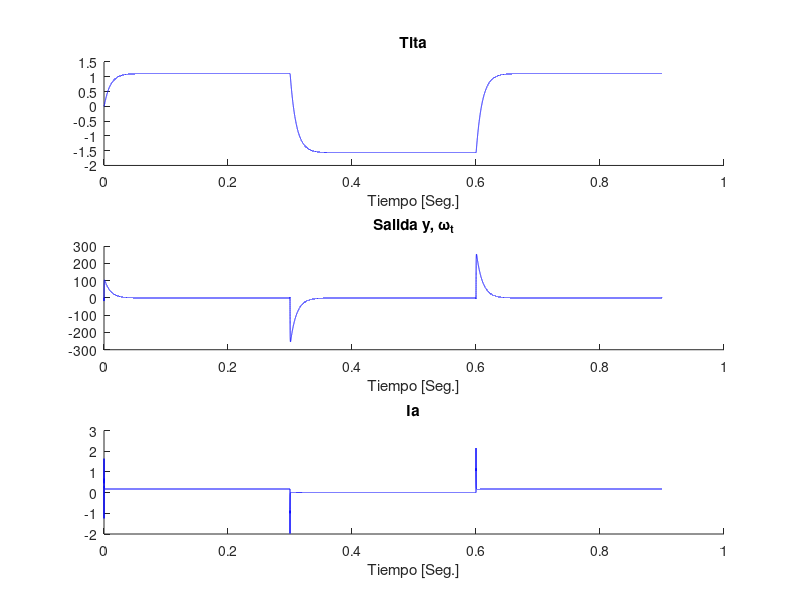

MATLAB code for this plot:
% Los primeros códigos son intentos fallidos, los subo también para que se
% vean los ditintos intentos para resolver el TP.
%---------------------------------------------------------------------------
% %Intento 1: TP2 1.1 / Primer intento (ESTA MAL) con un PID
% %---------------------------------------------------------------------------
% clear all;close all;
% X=-[0; 0; 0];ii=0;t_etapa=1e-7;titaRef1=-1.57;titaRef2=1.57;tF=1;
% Kp=4.5;Ki=200;Kd=2e-6; %<---- la que va
% Ts=t_etapa;
% A1=((2*Kp*Ts)+(Ki*(Ts^2))+(2*Kd))/(2*Ts);
% B1=(-2*Kp*Ts+Ki*(Ts^2)-4*Kd)/(2*Ts);
% C1=Kd/Ts;
% e=zeros(tF/t_etapa,1);
% u=12;Tl=0;
% for t=0:t_etapa:tF
%  ii=ii+1;k=ii+2;
%  Tl_arreglo=[0 ((1.15e-3/2)*sign(sin(10.472*t))+(1.15e-3/2))];
%  Tl=Tl_arreglo(2);
%  U = [u Tl]; 
%  X=modmotor(t_etapa, X, U);
%  if(Tl<=1e-3)
%      e(k)=titaRef1-X(1); %ERROR en punto1
%  else
%      e(k)=titaRef2-X(1); %ERROR en punto 2 
%  end
%  u=u+A1*e(k)+B1*e(k-1)+C1*e(k-2); %PID
%  x1(ii)=X(1);%tita
%  x2(ii)=X(2);%omega
%  x3(ii)=X(3);%ia
%  torque(ii)=Tl;%Torque Tl
%  acc(ii)=u;
% end
% 
% %Grafico
% t=0:t_etapa:tF;
% figure;
% subplot(3,1,1);hold on;
% plot(t,x1(1:numel(t)),'r');title('Tita');xlabel('Tiempo [Seg.]');
% subplot(3,1,2);hold on;
% plot(t,x2(1:numel(t)),'r');title('Salida y, \omega_t');xlabel('Tiempo [Seg.]');
% subplot(3,1,3);hold on;
% plot(t,x3(1:numel(t)),'r');title('Ia');xlabel('Tiempo [Seg.]');
% 
% figure;
% subplot(2,1,1);hold on;
% plot(t,torque(1:numel(t)),'r');title('Torque de carga');
% xlabel('Tiempo [Seg.]');
% subplot(2,1,2);hold on;
% plot(t,acc(1:numel(t)),'r');title('Accion de control');
% xlabel('Tiempo [Seg.]');
% 
% %Modelo del motor
% function [X]=modmotor(t_etapa, xant, accion)
% Laa=366e-6; J=5e-9;Ra=55.6;B=0;Ki=6.49e-3;Km=6.53e-3;
% Va=accion(1);
% h=t_etapa;
% Tl=accion(2);
% tita = xant(1);
% w= xant(2);
% ia= xant(3);
% 
%     %Modelo con primera derivada de la velocidad angular
%  wp=(Ki/J)*ia-(B/J)*w-(1/J)*Tl;
%  w=w+h*wp;
%  tita=tita+h*w;
%  iap=(-Ra/Laa)*ia-(Km/Laa)*w+(1/Laa)*Va;
%  ia = ia + h*iap;   
%    
% 
% X=[tita,w,ia];
% end

% %---------------------------------------------------------------------------
% %Intento 2: Tp2_ 1.2 / Modelo del motor con matrices pero sin control.
% %---------------------------------------------------------------------------
% clear all;close all;
% X=-[0; 0; 0];ii=0;At=1e-5;titaRef1=-1.57;titaRef2=1.57;tF=0.9;
% Kp=4.5;Ki=200;Kd=2e-6; 
% Ts=At;
% A1=((2*Kp*Ts)+(Ki*(Ts^2))+(2*Kd))/(2*Ts);
% B1=(-2*Kp*Ts+Ki*(Ts^2)-4*Kd)/(2*Ts);
% C1=Kd/Ts;
% e=zeros(tF/At,1);
% u=12;Tl=0;
% 
% %Caracteristicas del motor
% Laa=366e-6; J=5e-9;Ra=55.6;B=0;Ki=6.49e-3;Km=6.53e-3;
% 
% %Matrices
% A=[-Ra/Laa 0 -Km/Laa; 0 0 1;Ki/J 0 -B/J];
% B=[1/Laa;0;0];
% C=[0 1 0];
% D=[0];
% P=[0;0;-1/J]; %Matriz perturbacion
% sys=ss(A,B,C,D);
% tf=tf(sys)
% %Verifico Controlabilidad y Observabilidad
% M=[B A*B A^2*B];%Matriz Controlabilidad 
% rango_M=rank(M); 
% O=[C; C*A; C*A^2];%Matriz Observabilidad
% auto_O=eig(O);
% rango_O=rank(O);
% 
% %Cálculo del controlador por asignación de polos
% auto_val=eig(A); %<--- De |sI-A| se puede obtener ecu. caracteristic: s^3+151,9*s^2+17,48*1298K*s 
% c_ai=conv(conv([1 -auto_val(1)],[1 -auto_val(2)]),[1 -auto_val(3)]);%<----Consultar 
% W=[c_ai(3) c_ai(2) 1;c_ai(2) 1 0;1 0 0 ]; %W=[22.69e6 151.9e3 1;151.9e3 1 0;1 0 0];
% T=M*W;             
% A_controlable=inv(T)*A*T %Verificación de que T esté bien
% 
% 
% for t=0:At:tF
%  ii=ii+1;k=ii+2;
%  estado=X;
%  Tl_arreglo=[0 ((1.15e-3/2)*sign(sin(10.472*t))+(1.15e-3/2))];
%  Tl=Tl_arreglo(2);
%  U = u; 
%  xp=A*X+B*U+P*Tl;
%  Y =C*X+D*U;
%  X=X+xp*At;
%   
%  if(Tl<=1e-3)
%      e(k)=titaRef1-X(1); %ERROR en punto1
%  else
%      e(k)=titaRef2-X(1); %ERROR en punto 2 
%  end
%  
% 
%  x1(ii)=X(1);%tita
%  x2(ii)=X(2);%omega
%  x3(ii)=X(3);%ia
%  torque(ii)=Tl;%Torque Tl
%  acc(ii)=U;
% end
% 
% %Grafico
% t=0:At:tF;
% figure;
% subplot(3,1,1);hold on;
% plot(t,x2(1:numel(t)),'r');title('Tita');xlabel('Tiempo [Seg.]');
% subplot(3,1,2);hold on;
% plot(t,x3(1:numel(t)),'r');title('Salida y, \omega_t');xlabel('Tiempo [Seg.]');
% subplot(3,1,3);hold on;
% plot(t,x1(1:numel(t)),'r');title('Ia');xlabel('Tiempo [Seg.]');
% 
% figure;
% subplot(2,1,1);hold on;
% plot(t,torque(1:numel(t)),'r');title('Torque de carga');
% xlabel('Tiempo [Seg.]');
% subplot(2,1,2);hold on;
% plot(t,acc(1:numel(t)),'r');title('Accion de control');
% xlabel('Tiempo [Seg.]');

% %---------------------------------------------------------------------------
% %Intento 3: Punto 1.1 / No funciona el controlador.
% %---------------------------------------------------------------------------
% clear all;close all;
% X=-[0; 0; 0];ii=0;t_etapa=1e-7;ref1=-1.57;ref2=1.57;tF=1;
% 
% Ts=t_etapa;
% % %Caracteristicas del motor
% Laa=366e-6; J=5e-9;Ra=55.6;B=0;Ki=6.49e-3;Km=6.53e-3;
% % 
% %Matrices
% A=[-Ra/Laa 0 -Km/Laa; 0 0 1;Ki/J 0 -B/J];
% B=[1/Laa;0;0];
% C=[1 0 0];
% D=[0];
% P=[0;0;-1/J]; %Matriz perturbacion
% sys=ss(A,B,C,D);
% tf=tf(sys);
% %Verifico Controlabilidad y Observabilidad
% M=[B A*B A^2*B];%Matriz Controlabilidad 
% rango_M=rank(M); 
% O=[C; C*A; C*A^2];%Matriz Observabilidad
% auto_O=eig(O);
% rango_O=rank(O);
% 
% %Cálculo del controlador por asignación de polos
% auto_val=eig(A); %<--- De |sI-A| se puede obtener ecu. caracteristic: s^3+151,9*s^2+17,48*1298K*s 
% c_ai=conv(conv([1 -auto_val(1)],[1 -auto_val(2)]),[1 -auto_val(3)]);%<----Consultar 
% W=[c_ai(3) c_ai(2) 1;c_ai(2) 1 0;1 0 0 ]; %W=[22.69e6 151.9e3 1;151.9e3 1 0;1 0 0];
% T=M*W;             
% A_controlable=inv(T)*A*T %Verificación de que T esté bien
% 
% %CONTROLADOR Ubicación de los polos de lazo cerrado en mui :
% mui(1)=-1;mui(2)=-10; mui(3)=-1;
% alfa_i=conv(conv([1 -mui(3)],[1 -mui(2)]),[1 -mui(1)]);
% K=(alfa_i(2:4)-c_ai(2:4))*inv(T);
% Gj=-inv(C*inv(A-B*K)*B);
% 
% eig(A-B*K)
% 
% u=12;Tl=0;
% for t=0:t_etapa:tF
%  ii=ii+1;k=ii+2;
%  Tl_arreglo=[0 ((1.15e-3/2)*sign(sin(10.472*t))+(1.15e-3/2))];
%  Tl=Tl_arreglo(2);
%  U = [u Tl]; 
%  X=modmotor(t_etapa, X, U);
%  
%      
% % %   Cambio la referencia segun el angulo deseado
% %   if(Tl<=1e-3) 
% %      u=-K*X'+Gj*ref1; color='b'; %Sin Observador
% %   else  
% %      u=-K*X'+Gj*ref2; color='b'; %Sin Observador
% %   end    
% 
%  
%  x1(ii)=X(1);%tita
%  x2(ii)=X(2);%omega
%  x3(ii)=X(3);%ia
%  torque(ii)=Tl;%Torque Tl
%  acc(ii)=u;
% end
% 
% %Grafico
% t=0:t_etapa:tF;
% figure;
% subplot(3,1,1);hold on;
% plot(t,x1(1:numel(t)),'r');title('Tita');xlabel('Tiempo [Seg.]');
% subplot(3,1,2);hold on;
% plot(t,x2(1:numel(t)),'r');title('Salida y, \omega_t');xlabel('Tiempo [Seg.]');
% subplot(3,1,3);hold on;
% plot(t,x3(1:numel(t)),'r');title('Ia');xlabel('Tiempo [Seg.]');
% 
% figure;
% subplot(2,1,1);hold on;
% plot(t,torque(1:numel(t)),'r');title('Torque de carga');
% xlabel('Tiempo [Seg.]');
% subplot(2,1,2);hold on;
% plot(t,acc(1:numel(t)),'r');title('Accion de control');
% xlabel('Tiempo [Seg.]');
% 
% %Modelo del motor
% function [X]=modmotor(t_etapa, xant, accion)
% Laa=366e-6; J=5e-9;Ra=55.6;B=0;Ki=6.49e-3;Km=6.53e-3;
% Va=accion(1);
% h=t_etapa;
% Tl=accion(2);
% tita = xant(1);
% w= xant(2);
% ia= xant(3);
% 
%     %Modelo con primera derivada de la velocidad angular
%  wp=(Ki/J)*ia-(B/J)*w-(1/J)*Tl;
%  w=w+h*wp;
%  tita=tita+h*w;
%  iap=(-Ra/Laa)*ia-(Km/Laa)*w+(1/Laa)*Va;
%  ia = ia + h*iap;   
%    
% 
% X=[tita,w,ia];
% end

%-----------------------------------------------------------------------------
%-----------------------------------------------------------------------------
% A partir de este punto estan los codigos correctos para los puntos 1.1 y
% 1.2
% %---------------------------------------------------------------------------
% %Tp2_Punto 1.1
%Sistema con control y la referencia variable,funciona
% aunque el angulo positivo no da exactamente 90° pero el negativo si da exacto.
% %---------------------------------------------------------------------------
clear all;close all;
X=[0; 0; 0];ii=0;At=1e-5;ref1=-1.57;ref2=1.57;tF=0.9;
Ts=At;
e=zeros(tF/At,1);
u=12;Tl=0;

%Condiciones iniciales
X(1)=0;X(2)=0;X(3)=0;

%Caracteristicas del motor
Laa=366e-6; J=5e-9;Ra=55.6;B=0;Ki=6.49e-3;Km=6.53e-3;

%Matrices
A=[-Ra/Laa 0 -Km/Laa; 0 0 1;Ki/J 0 -B/J];
B=[1/Laa;0;0];
C=[0 1 0];
D=[0];
P=[0;0;-1/J]; %Matriz perturbacion
sys=ss(A,B,C,D);
tf=tf(sys)
%Verifico Controlabilidad y Observabilidad
M=[B A*B A^2*B];%Matriz Controlabilidad 
rango_M=rank(M); 

%Cálculo del controlador por asignación de polos
auto_val=eig(A); %<--- De |sI-A| se puede obtener ecu. caracteristic: s^3+151,9*s^2+17,48*1298K*s 
c_ai=conv(conv([1 -auto_val(1)],[1 -auto_val(2)]),[1 -auto_val(3)]);%<----Consultar 
W=[c_ai(3) c_ai(2) 1;c_ai(2) 1 0;1 0 0 ]; %W=[22.69e6 151.9e3 1;151.9e3 1 0;1 0 0];
T=M*W;             
A_controlable=inv(T)*A*T %Verificación de que T esté bien

%CONTROLADOR Ubicación de los polos de lazo cerrado en mui :
mui(1)=-5;mui(2)=-5; mui(3)=-0.01;
alfa_i=conv(conv([1 -mui(3)],[1 -mui(2)]),[1 -mui(1)]);
K=alfa_i(2:4)-c_ai(2:4)*inv(T);
Gj=-inv(C*inv(A-B*K)*B);
eig(A-B*K)


for t=0:At:tF
 ii=ii+1;k=ii+2;
 estado=X;
 Tl_arreglo=[0 ((1.15e-3/2)*sign(sin(10.472*t))+(1.15e-3/2))];
 Tl=Tl_arreglo(2);
 U = u; 
 
 xp=A*X+B*U+P*Tl;
 X=X+xp*At;
 
 
 %Cambio la referencia segun el angulo deseado
  if(Tl<=1e-3)
     u=-K*estado+Gj*ref1;  %Sin Observador
  else     
     u=-K*estado+Gj*ref2; %Sin Observador
  end
 color='b';
    %Grafico sin observador
 x1(ii)=X(1);%tita
 x2(ii)=X(2);%omega
 x3(ii)=X(3);%ia
 
 torque(ii)=Tl;%Torque Tl
 acc(ii)=U;
end

%Grafico
t=0:At:tF;
figure;
subplot(3,1,1);hold on;
plot(t,x2(1:numel(t)),color);title('Tita');xlabel('Tiempo [Seg.]');
subplot(3,1,2);hold on;
plot(t,x3(1:numel(t)),color);title('Salida y, \omega_t');xlabel('Tiempo [Seg.]');
subplot(3,1,3);hold on;
plot(t,x1(1:numel(t)),color);title('Ia');xlabel('Tiempo [Seg.]');


% %---------------------------------------------------------------------------
% %Tp2_Punto 1.2 / Sistema con observador y sin observador.
% %---------------------------------------------------------------------------
% clear all;%close all;
% X=[0; 0; 0];ii=0;At=1e-5;ref1=-1.57;ref2=1.57;tF=0.9;
% Ts=At;
% e=zeros(tF/At,1);
% u=12;Tl=0;
% 
% %Condiciones iniciales
% X(1)=0;X(2)=0;X(3)=0;
% 
% %Caracteristicas del motor
% Laa=366e-6; J=5e-9;Ra=55.6;B=0;Ki=6.49e-3;Km=6.53e-3;
% 
% %Matrices
% A=[-Ra/Laa 0 -Km/Laa; 0 0 1;Ki/J 0 -B/J];
% B=[1/Laa;0;0];
% C=[0 1 0];
% D=[0];
% P=[0;0;-1/J]; %Matriz perturbacion
% sys=ss(A,B,C,D);
% tf=tf(sys)
% %Verifico Controlabilidad y Observabilidad
% M=[B A*B A^2*B];%Matriz Controlabilidad 
% rango_M=rank(M); 
% O=[C; C*A; C*A^2];%Matriz Observabilidad
% auto_O=eig(O);
% rango_O=rank(O);
% 
% %Cálculo del controlador por asignación de polos
% auto_val=eig(A); %<--- De |sI-A| se puede obtener ecu. caracteristic: s^3+151,9*s^2+17,48*1298K*s 
% c_ai=conv(conv([1 -auto_val(1)],[1 -auto_val(2)]),[1 -auto_val(3)]);%<----Consultar 
% W=[c_ai(3) c_ai(2) 1;c_ai(2) 1 0;1 0 0 ]; %W=[22.69e6 151.9e3 1;151.9e3 1 0;1 0 0];
% T=M*W;             
% A_controlable=inv(T)*A*T %Verificación de que T esté bien
% 
% %CONTROLADOR Ubicación de los polos de lazo cerrado en mui :
%  mui(1)=-100000;mui(2)=-16000; mui(3)=-16000;
% %mui(1)=-6;mui(2)=-6; mui(3)=-0.01;
% alfa_i=conv(conv([1 -mui(3)],[1 -mui(2)]),[1 -mui(1)]);
% K=fliplr(alfa_i(2:4)-c_ai(2:4))*inv(T);
% 
% Gj=-inv(C*inv(A-B*K)*B);
% 
% eig(A-B*K)
% A_O=A';
% B_O=C';
% M_Dual=[B_O A_O*B_O A_O^2*B_O];%MatrizControlabilidad
% alfaO_i=alfa_i;% Ubicacion del Observador
% 
% mui_o=1*real(mui);
% alfaO_i=conv(conv([1 -mui_o(3)],[1 -mui_o(2)]),[1 -mui_o(1)]);
% T_O=M_Dual*W;
% Ko=(fliplr(alfaO_i(2:end)-c_ai(2:end))*inv(T_O))';
% eig(A_O'-Ko*C) %Verifico que todos los polos estén en el semiplano izquierdo
% x_hat=[0;0;0]; %Inicializo el Observador
% 
% for t=0:At:tF
%  ii=ii+1;k=ii+2;
%  estado=X;
%  Tl_arreglo=[0 ((1.15e-3/2)*sign(sin(10.472*t))+(1.15e-3/2))];
%  Tl=Tl_arreglo(2);
%  U = u; 
%  
%  xp=A*X+B*U+P*Tl;
%  X=X+xp*At;
%  
%  %________OBSERVADOR__________
%  y_sal_O(ii)=C*x_hat;
%  Y(ii)=C*estado;
%  x_hatp=A*x_hat+B*U+Ko*(Y(ii)-y_sal_O(ii));
%  x_hat=x_hat+At*x_hatp;
%  
%  %Cambio la referencia segun el angulo deseado
%   if(Tl<=1e-3)
%      u=-K*x_hat+Gj*ref1;color= 'r'; %Con Observador referencia 1 
%      %u=-K*estado+Gj*ref1; color='b'; %Sin Observador
%     else
%      u=-K*x_hat+Gj*ref2;color= 'r'; %Con Observador referencia 2
%      %u=-K*estado+Gj*ref2; color='b'; %Sin Observador
%   end
%  %color='r';
%     %Grafico sin observador
% %  x1(ii)=X(1);
% %  x2(ii)=X(2);
% %  x3(ii)=X(3);
% %  
% %     %Grafico con observador
%  x1(ii)=x_hat(1);%tita  
%  x2(ii)=x_hat(2);%omega
%  x3(ii)=x_hat(3);%ia
%  
%  torque(ii)=Tl;%Torque Tl
%  acc(ii)=U;
% end
% 
% %Grafico
% t=0:At:tF;
% %figure;
% subplot(4,1,1);hold on;
% plot(t,x2(1:numel(t)),color);title('Tita');xlabel('Tiempo [Seg.]');
% subplot(4,1,2);hold on;
% plot(t,x3(1:numel(t)),color);title('Salida y, \omega_t');xlabel('Tiempo [Seg.]');
% subplot(4,1,3);hold on;
% plot(t,x1(1:numel(t)),color);title('Ia');xlabel('Tiempo [Seg.]');
% 
% 
% subplot(4,2,7);hold on;
% plot(t,torque(1:numel(t)),'r');title('Torque de carga');
% xlabel('Tiempo [Seg.]');
% subplot(4,2,8);hold on;
% plot(t,acc(1:numel(t)),color);title('Accion de control');
% xlabel('Tiempo [Seg.]');
